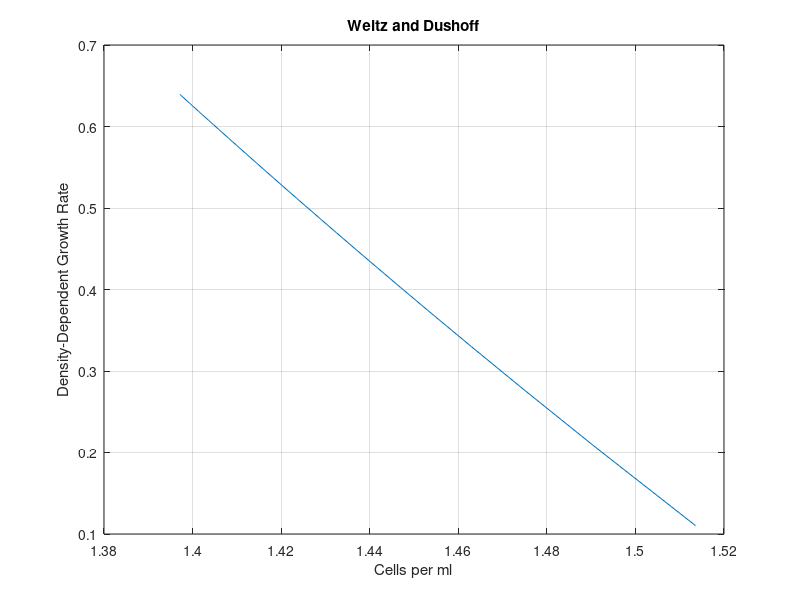
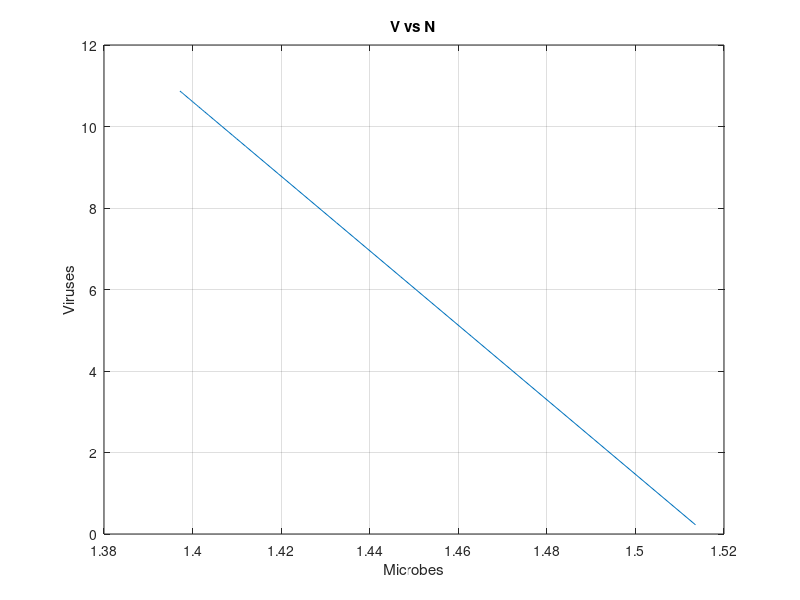

MATLAB code to generate these figures, in order:
function Weitz

a=.1
r=log(2)
m=log(2)
phi=.05
beta=10
d=.1


Kmin=1.8
% Kmin is chosen to insure V > 0. If you change the parameters,
% use fig 3 to adjust Kmin.
Kmax=10*Kmin

K=linspace(Kmin,Kmax,50);
N=(K/2/a).*(1-sqrt(1-4*m*a/phi/beta./K));
slope=-(a*d+(1-a)*r)*beta/a/m;
V=r/a/phi+slope*N;
DD_GrowthRate = r*(1-N./K);
DD_DeathRateByPhage=DD_GrowthRate-d;

figure(1)
plot(N,DD_GrowthRate)
title('Weitz and Dushoff')
xlabel('Cells per ml')
ylabel('Density-Dependent Growth Rate')
grid on

%figure(2)
%plot(K,N)
%xlabel('Carrying Capacity')
%ylabel('Microbes')
%title('N vs K')
%grid on

%figure(3)
%plot(N,DD_GrowthRate)
%xlabel('Microbes')
%ylabel('Density-dependent GrowthRate')
%title('')
%grid on

%figure(4)
%plot(N./K, DD_DeathRateByPhage)
%ylabel('death')
%xlabel('N/K')
%title('')
%grid on

%figure(5)
%plot(K,V./N)
%title('VMR vs K')
%xlabel('K')
%ylabel('VMR')
%grid on

figure(6)
plot(N,V)
title('V vs N')
xlabel('Microbes')
ylabel('Viruses')
grid on

%figure(7)
%plot(K,V.*N)
%title('ER vs K')
%xlabel('Carrying Capacity')
%ylabel('Encounter Rate (N*V)')
%grid on

%figure(8)
%plot(N, DD_GrowthRate)
%title('')
%ylabel('Density-dependent GrowthRate')
%xlabel('Microbes')
%grid on

%figure(9)
%plot(N, DD_DeathRateByPhage)
%title('')
%ylabel('Density-dependent DeathRate by Phage')
%xlabel('Microbes')
%grid on